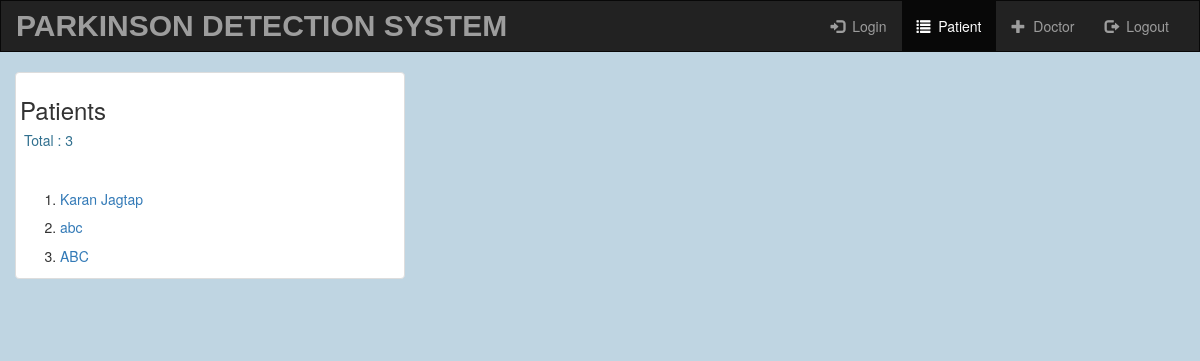
/account/patient-list/, run on an earlier commit of the app's database.
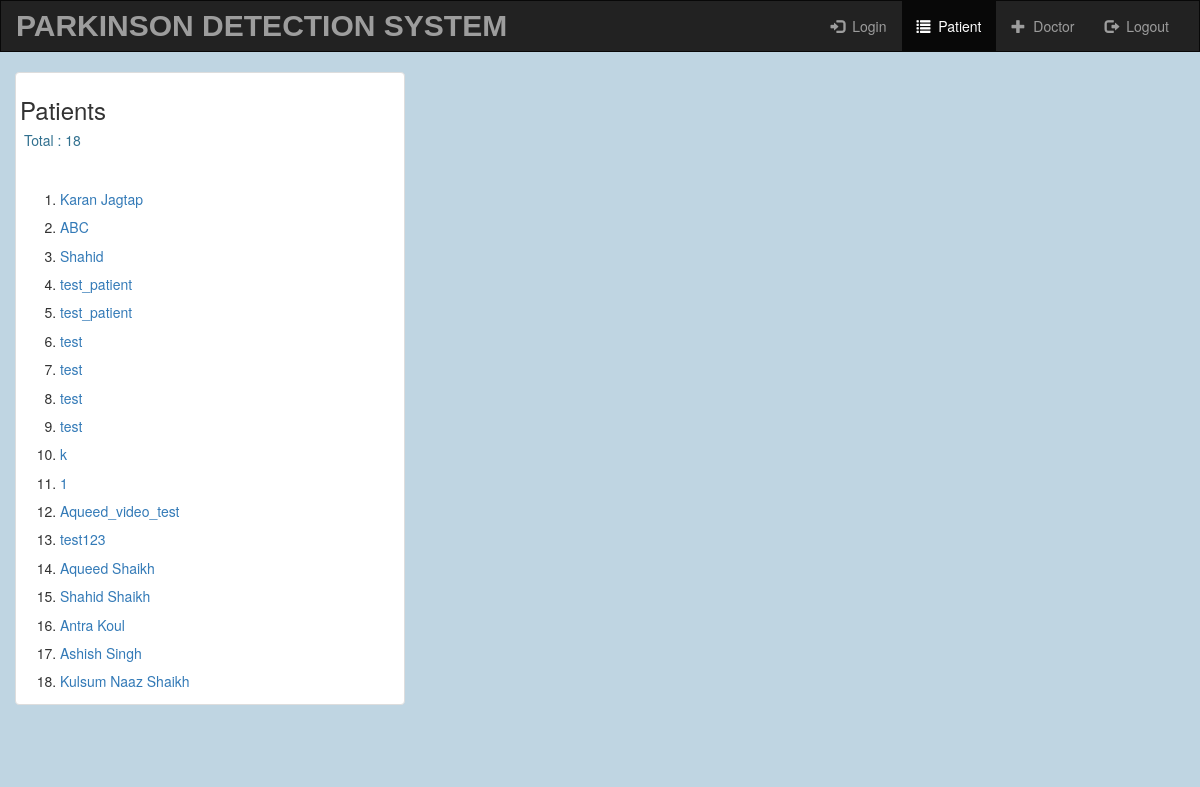
And on a later commit of the database.
### account/models.py (models this page shows, shortened)
class PatientProfileModel(models.Model):
    name = models.CharField(max_length=100, error_messages={'required': 'Please Enter your name'}, default='')
    age = models.IntegerField(blank=True, default=0)
    gender = models.CharField(max_length=10, default='Male')
    smoker = models.CharField(max_length=10, default='No')
    height = models.CharField(max_length=20, default='0', help_text='5 ft. 6 in.')
    weight = models.IntegerField(error_messages={'required': 'Please Enter a numeric value'}, default=0, help_text='kg.')
    blood_pressure = models.IntegerField(error_messages={'required': 'Please Enter a numeric value'}, default=0)
    state = models.CharField(max_length=20, default='')
    city = models.CharField(max_length=20, default='')

### account/views.py (the view)
# urls.py: path('patient-list/', views.patient_list, name='patient_list'),
def patient_list(request):
    patients = PatientProfileModel.objects.all()
    return render(request, 'account/patient_list.html',
                  {'count': PatientProfileModel.objects.count(),
                   'patients': patients})

### account/templates/account/patient_list.html (shortened to what this page needs)
<!DOCTYPE html>
<html lang="en">
<head>
  {% load static %}
  <link rel="stylesheet" href="https://maxcdn.bootstrapcdn.com/bootstrap/3.3.6/css/bootstrap.min.css">
  <link rel="stylesheet" type="text/css" href="{% static 'account/style.css' %}"/>
</head>
<body>
<nav class="navbar navbar-inverse">
  <div class="container-fluid">
    <div class="navbar-header">
      <a class="navbar-brand" href="{% url 'index' %}">Parkinson Detection System</a>
    </div>
    <div class="collapse navbar-collapse" id="topNavBar">
      <ul class="nav navbar-nav navbar-right">
        <li>
          <a href="{% url 'account:login_user' %}">
            <span class="glyphicon glyphicon-log-in" aria-hidden="true"></span>&nbsp; Login
          </a>
        </li>
        <li class="active">
          <a href="{% url 'account:register_patient' %}">
            <span class="glyphicon glyphicon-list" aria-hidden="true"></span>&nbsp; Patient
          </a>
        </li>
        <li>
          <a href="{% url 'account:register_doctor' %}">
            <span class="glyphicon glyphicon-plus" aria-hidden="true"></span>&nbsp; Doctor
          </a>
        </li>
        <li>
          <a href="{% url 'account:logout_user' %}">
            <span class="glyphicon glyphicon-log-out" aria-hidden="true"></span>&nbsp; Logout
          </a>
        </li>
      </ul>
    </div>
  </div>
</nav>
<div class="container">
	<form class="form-group" role="form" action="" method="post">
	  <div class="row justify-content-md-center align-items-md-center">
        <div class="container">
          <div class="row justify-content-md-center">
            <div class="thumbnail col-md-4">
              <h3 class="text-sm-center">Patients</h3>
              <h5 class="text-sm-center text-info">&nbsp;Total : {{ count }}</h5><br>
              <ol>
                {% for patient in patients %}
                <li>
                  <h5>
                    <a class="link-none" href="{% url 'account:patient_details' patient.id %}">{{ patient.name }}</a>
                  </h5>
                </li>
                {% endfor %}
              </ol>
            </div>
          </div>
        </div>
	  </div>
	  </form>
	  <br>
	</div>
</body>
</html>

### account/static/account/style.css (style rules this page uses)
body { background-size: cover; background-repeat: no-repeat; background-color: #BFD5E2; }
.navbar { border-radius: 0; }
.navbar-brand { font-family: 'Verdana', sans-serif; text-transform: uppercase; font-weight: bold; font-size: 30px; }
a:link { text-decoration: none; }

What changed in the data, as far as the page shows it:
removed PatientProfileModel: name "abc"
added PatientProfileModel: name "Shahid"
added PatientProfileModel: name "test_patient"
added PatientProfileModel: name "test_patient"
added PatientProfileModel: name "test"
added PatientProfileModel: name "test"
added PatientProfileModel: name "test"
added PatientProfileModel: name "test"
added PatientProfileModel: name "k"
added PatientProfileModel: name "1"
added PatientProfileModel: name "Aqueed_video_test"
added PatientProfileModel: name "test123"
added PatientProfileModel: name "Aqueed Shaikh"
added PatientProfileModel: name "Shahid Shaikh"
added PatientProfileModel: name "Antra Koul"
added PatientProfileModel: name "Ashish Singh"
added PatientProfileModel: name "Kulsum Naaz Shaikh"
Also different on the page:
{{ count }}: "3" → "18"
